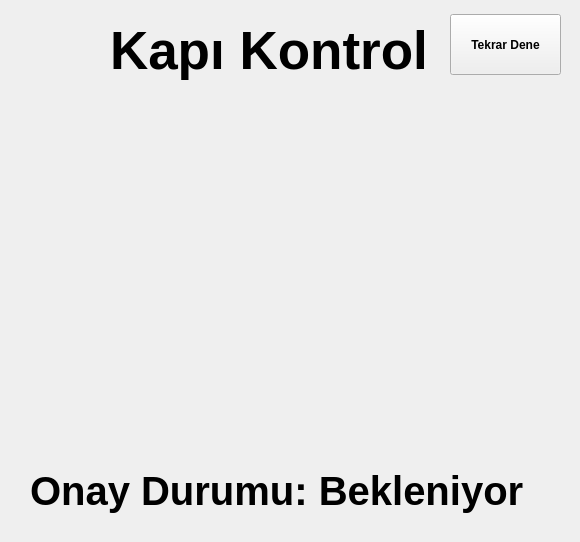
<?xml version="1.0" encoding="UTF-8"?>
<ui version="4.0">
 <class>Form</class>
 <widget class="QWidget" name="Form">
  <property name="geometry">
   <rect>
    <x>0</x>
    <y>0</y>
    <width>580</width>
    <height>542</height>
   </rect>
  </property>
  <property name="windowTitle">
   <string>Kişi Kontrol Kamera Taraması</string>
  </property>
  <widget class="QLabel" name="label">
   <property name="geometry">
    <rect>
     <x>110</x>
     <y>10</y>
     <width>391</width>
     <height>81</height>
    </rect>
   </property>
   <property name="font">
    <font>
     <pointsize>40</pointsize>
     <weight>75</weight>
     <bold>true</bold>
    </font>
   </property>
   <property name="text">
    <string>Kapı Kontrol</string>
   </property>
  </widget>
  <widget class="QLabel" name="lbDurum">
   <property name="geometry">
    <rect>
     <x>30</x>
     <y>450</y>
     <width>541</width>
     <height>81</height>
    </rect>
   </property>
   <property name="font">
    <font>
     <pointsize>30</pointsize>
     <weight>75</weight>
     <bold>true</bold>
    </font>
   </property>
   <property name="text">
    <string>Onay Durumu: Bekleniyor</string>
   </property>
  </widget>
  <widget class="QLabel" name="lbKamera">
   <property name="geometry">
    <rect>
     <x>20</x>
     <y>90</y>
     <width>531</width>
     <height>361</height>
    </rect>
   </property>
   <property name="text">
    <string/>
   </property>
  </widget>
  <widget class="QPushButton" name="btnTekrarDene">
   <property name="geometry">
    <rect>
     <x>450</x>
     <y>14</y>
     <width>111</width>
     <height>61</height>
    </rect>
   </property>
   <property name="font">
    <font>
     <weight>75</weight>
     <bold>true</bold>
    </font>
   </property>
   <property name="text">
    <string>Tekrar Dene</string>
   </property>
  </widget>
 </widget>
 <resources/>
 <connections/>
</ui>
